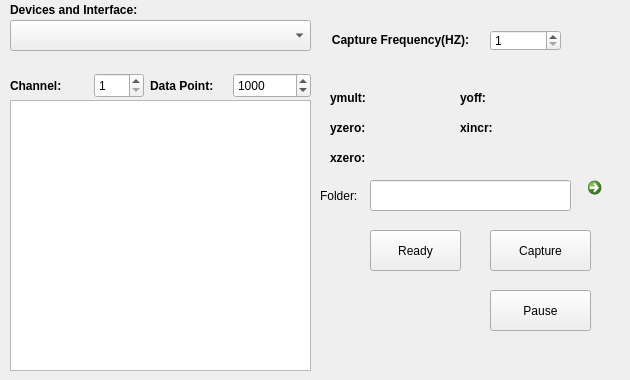
    <widget class="QWidget" name="tab_3">
     <attribute name="title">
      <string>Data Capture</string>
     </attribute>
     <widget class="QCommandLinkButton" name="FolderSet">
      <property name="geometry">
       <rect>
        <x>580</x>
        <y>170</y>
        <width>41</width>
        <height>41</height>
       </rect>
      </property>
      <property name="text">
       <string/>
      </property>
     </widget>
     <widget class="QPushButton" name="CaptureBut">
      <property name="geometry">
       <rect>
        <x>490</x>
        <y>230</y>
        <width>101</width>
        <height>41</height>
       </rect>
      </property>
      <property name="text">
       <string>Capture</string>
      </property>
     </widget>
     <widget class="QLabel" name="label_39">
      <property name="geometry">
       <rect>
        <x>320</x>
        <y>180</y>
        <width>51</width>
        <height>31</height>
       </rect>
      </property>
      <property name="text">
       <string>Folder:</string>
      </property>
     </widget>
     <widget class="QLineEdit" name="FolderText">
      <property name="geometry">
       <rect>
        <x>370</x>
        <y>180</y>
        <width>201</width>
        <height>31</height>
       </rect>
      </property>
     </widget>
     <widget class="QLabel" name="label_40">
      <property name="geometry">
       <rect>
        <x>10</x>
        <y>0</y>
        <width>141</width>
        <height>21</height>
       </rect>
      </property>
      <property name="text">
       <string>&lt;html&gt;&lt;head/&gt;&lt;body&gt;&lt;p&gt;&lt;span style=&quot; font-weight:600;&quot;&gt;Devices and Interface:&lt;/span&gt;&lt;/p&gt;&lt;/body&gt;&lt;/html&gt;</string>
      </property>
     </widget>
     <widget class="QComboBox" name="Interface">
      <property name="geometry">
       <rect>
        <x>10</x>
        <y>20</y>
        <width>301</width>
        <height>31</height>
       </rect>
      </property>
      <property name="currentText">
       <string/>
      </property>
     </widget>
     <widget class="QPushButton" name="ReadyBut">
      <property name="geometry">
       <rect>
        <x>370</x>
        <y>230</y>
        <width>91</width>
        <height>41</height>
       </rect>
      </property>
      <property name="text">
       <string>Ready</string>
      </property>
     </widget>
     <widget class="QTextEdit" name="InfoText">
      <property name="geometry">
       <rect>
        <x>10</x>
        <y>100</y>
        <width>301</width>
        <height>271</height>
       </rect>
      </property>
     </widget>
     <widget class="QLabel" name="label_43">
      <property name="geometry">
       <rect>
        <x>320</x>
        <y>30</y>
        <width>161</width>
        <height>21</height>
       </rect>
      </property>
      <property name="text">
       <string>&lt;html&gt;&lt;head/&gt;&lt;body&gt;&lt;p align=&quot;center&quot;&gt;&lt;span style=&quot; font-weight:600;&quot;&gt;Capture Frequency(HZ):&lt;/span&gt;&lt;/p&gt;&lt;/body&gt;&lt;/html&gt;</string>
      </property>
     </widget>
     <widget class="QSpinBox" name="Frequency">
      <property name="geometry">
       <rect>
        <x>490</x>
        <y>30</y>
        <width>71</width>
        <height>21</height>
       </rect>
      </property>
      <property name="minimum">
       <number>1</number>
      </property>
      <property name="maximum">
       <number>1000</number>
      </property>
     </widget>
     <widget class="QPushButton" name="CapturePause">
      <property name="geometry">
       <rect>
        <x>490</x>
        <y>290</y>
        <width>101</width>
        <height>41</height>
       </rect>
      </property>
      <property name="text">
       <string>Pause</string>
      </property>
     </widget>
     <widget class="QWidget" name="layoutWidget">
      <property name="geometry">
       <rect>
        <x>10</x>
        <y>70</y>
        <width>301</width>
        <height>32</height>
       </rect>
      </property>
      <layout class="QHBoxLayout" name="horizontalLayout_8">
       <item>
        <widget class="QLabel" name="label_41">
         <property name="minimumSize">
          <size>
           <width>0</width>
           <height>25</height>
          </size>
         </property>
         <property name="text">
          <string>&lt;html&gt;&lt;head/&gt;&lt;body&gt;&lt;p&gt;&lt;span style=&quot; font-weight:600;&quot;&gt;Channel:&lt;/span&gt;&lt;/p&gt;&lt;/body&gt;&lt;/html&gt;</string>
         </property>
        </widget>
       </item>
       <item>
        <widget class="QSpinBox" name="Channel">
         <property name="minimumSize">
          <size>
           <width>0</width>
           <height>25</height>
          </size>
         </property>
         <property name="maximumSize">
          <size>
           <width>50</width>
           <height>16777215</height>
          </size>
         </property>
         <property name="minimum">
          <number>1</number>
         </property>
         <property name="maximum">
          <number>4</number>
         </property>
         <property name="value">
          <number>1</number>
         </property>
        </widget>
       </item>
       <item>
        <widget class="QLabel" name="label_42">
         <property name="minimumSize">
          <size>
           <width>0</width>
           <height>25</height>
          </size>
         </property>
         <property name="text">
          <string>&lt;html&gt;&lt;head/&gt;&lt;body&gt;&lt;p&gt;&lt;span style=&quot; font-weight:600;&quot;&gt;Data Point:&lt;/span&gt;&lt;/p&gt;&lt;/body&gt;&lt;/html&gt;</string>
         </property>
        </widget>
       </item>
       <item>
        <widget class="QSpinBox" name="Points">
         <property name="minimumSize">
          <size>
           <width>0</width>
           <height>25</height>
          </size>
         </property>
         <property name="minimum">
          <number>1</number>
         </property>
         <property name="maximum">
          <number>99999</number>
         </property>
         <property name="value">
          <number>1000</number>
         </property>
        </widget>
       </item>
      </layout>
     </widget>
     <widget class="QLabel" name="label_44">
      <property name="geometry">
       <rect>
        <x>330</x>
        <y>90</y>
        <width>41</width>
        <height>16</height>
       </rect>
      </property>
      <property name="text">
       <string>&lt;html&gt;&lt;head/&gt;&lt;body&gt;&lt;p&gt;&lt;span style=&quot; font-weight:600;&quot;&gt;ymult:&lt;/span&gt;&lt;/p&gt;&lt;/body&gt;&lt;/html&gt;</string>
      </property>
     </widget>
     <widget class="QLabel" name="ymult">
      <property name="geometry">
       <rect>
        <x>380</x>
        <y>90</y>
        <width>54</width>
        <height>12</height>
       </rect>
      </property>
      <property name="text">
       <string/>
      </property>
     </widget>
     <widget class="QLabel" name="label_46">
      <property name="geometry">
       <rect>
        <x>460</x>
        <y>90</y>
        <width>51</width>
        <height>16</height>
       </rect>
      </property>
      <property name="text">
       <string>&lt;html&gt;&lt;head/&gt;&lt;body&gt;&lt;p&gt;&lt;span style=&quot; font-weight:600;&quot;&gt;yoff:&lt;/span&gt;&lt;/p&gt;&lt;/body&gt;&lt;/html&gt;</string>
      </property>
     </widget>
     <widget class="QLabel" name="yoff">
      <property name="geometry">
       <rect>
        <x>510</x>
        <y>90</y>
        <width>54</width>
        <height>12</height>
       </rect>
      </property>
      <property name="text">
       <string/>
      </property>
     </widget>
     <widget class="QLabel" name="label_47">
      <property name="geometry">
       <rect>
        <x>330</x>
        <y>120</y>
        <width>41</width>
        <height>16</height>
       </rect>
      </property>
      <property name="text">
       <string>&lt;html&gt;&lt;head/&gt;&lt;body&gt;&lt;p&gt;&lt;span style=&quot; font-weight:600;&quot;&gt;yzero:&lt;/span&gt;&lt;/p&gt;&lt;/body&gt;&lt;/html&gt;</string>
      </property>
     </widget>
     <widget class="QLabel" name="yzero">
      <property name="geometry">
       <rect>
        <x>380</x>
        <y>120</y>
        <width>54</width>
        <height>12</height>
       </rect>
      </property>
      <property name="text">
       <string/>
      </property>
     </widget>
     <widget class="QLabel" name="label_45">
      <property name="geometry">
       <rect>
        <x>460</x>
        <y>120</y>
        <width>51</width>
        <height>16</height>
       </rect>
      </property>
      <property name="text">
       <string>&lt;html&gt;&lt;head/&gt;&lt;body&gt;&lt;p&gt;&lt;span style=&quot; font-weight:600;&quot;&gt;xincr:&lt;/span&gt;&lt;/p&gt;&lt;/body&gt;&lt;/html&gt;</string>
      </property>
     </widget>
     <widget class="QLabel" name="xincr">
      <property name="geometry">
       <rect>
        <x>510</x>
        <y>120</y>
        <width>54</width>
        <height>12</height>
       </rect>
      </property>
      <property name="text">
       <string/>
      </property>
     </widget>
     <widget class="QLabel" name="label_48">
      <property name="geometry">
       <rect>
        <x>330</x>
        <y>150</y>
        <width>41</width>
        <height>16</height>
       </rect>
      </property>
      <property name="text">
       <string>&lt;html&gt;&lt;head/&gt;&lt;body&gt;&lt;p&gt;&lt;span style=&quot; font-weight:600;&quot;&gt;xzero:&lt;/span&gt;&lt;/p&gt;&lt;/body&gt;&lt;/html&gt;</string>
      </property>
     </widget>
     <widget class="QLabel" name="xzero">
      <property name="geometry">
       <rect>
        <x>380</x>
        <y>150</y>
        <width>54</width>
        <height>12</height>
       </rect>
      </property>
      <property name="text">
       <string/>
      </property>
     </widget>
    </widget>
